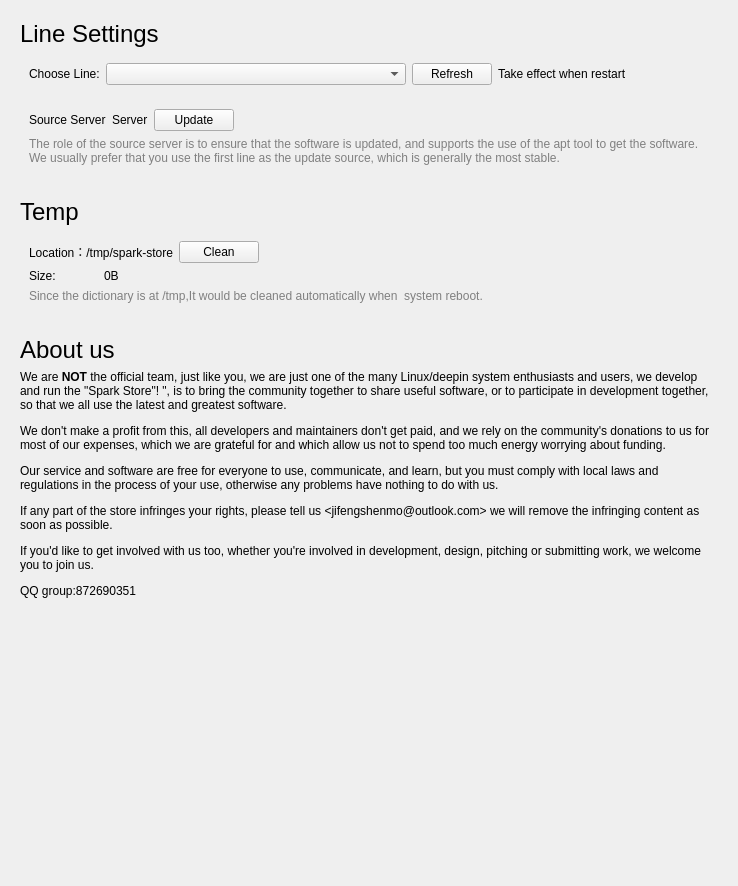
         <widget class="QWidget" name="scrollAreaWidgetContents_3">
          <property name="geometry">
           <rect>
            <x>0</x>
            <y>0</y>
            <width>738</width>
            <height>886</height>
           </rect>
          </property>
          <layout class="QVBoxLayout" name="verticalLayout_23">
           <item>
            <widget class="QWidget" name="widget_6" native="true">
             <layout class="QVBoxLayout" name="verticalLayout_22">
              <item>
               <widget class="QLabel" name="label_2">
                <property name="font">
                 <font>
                  <pointsize>18</pointsize>
                 </font>
                </property>
                <property name="text">
                 <string>Line Settings</string>
                </property>
               </widget>
              </item>
              <item>
               <widget class="QWidget" name="widget_7" native="true">
                <layout class="QHBoxLayout" name="horizontalLayout">
                 <item>
                  <widget class="QLabel" name="label_3">
                   <property name="maximumSize">
                    <size>
                     <width>100</width>
                     <height>16777215</height>
                    </size>
                   </property>
                   <property name="text">
                    <string>Choose Line:</string>
                   </property>
                  </widget>
                 </item>
                 <item>
                  <widget class="QComboBox" name="comboBox_server">
                   <property name="minimumSize">
                    <size>
                     <width>300</width>
                     <height>0</height>
                    </size>
                   </property>
                   <property name="maximumSize">
                    <size>
                     <width>300</width>
                     <height>16777215</height>
                    </size>
                   </property>
                  </widget>
                 </item>
                 <item>
                  <widget class="QPushButton" name="pushButton_updateServer">
                   <property name="text">
                    <string>Refresh</string>
                   </property>
                  </widget>
                 </item>
                 <item>
                  <widget class="QLabel" name="label_setting1">
                   <property name="maximumSize">
                    <size>
                     <width>160</width>
                     <height>16777215</height>
                    </size>
                   </property>
                   <property name="text">
                    <string>Take effect when restart</string>
                   </property>
                  </widget>
                 </item>
                 <item>
                  <spacer name="horizontalSpacer_3">
                   <property name="orientation">
                    <enum>Qt::Horizontal</enum>
                   </property>
                   <property name="sizeHint" stdset="0">
                    <size>
                     <width>40</width>
                     <height>20</height>
                    </size>
                   </property>
                  </spacer>
                 </item>
                </layout>
               </widget>
              </item>
              <item>
               <widget class="QWidget" name="widget_8" native="true">
                <layout class="QGridLayout" name="gridLayout_3">
                 <item row="1" column="0" colspan="4">
                  <widget class="QLabel" name="label_7">
                   <property name="styleSheet">
                    <string notr="true">color:#808080</string>
                   </property>
                   <property name="text">
                    <string>&lt;html&gt;&lt;head/&gt;&lt;body&gt;&lt;p&gt;The role of the source server is to ensure that the software is updated, and supports the use of the apt tool to get the software. We usually prefer that you use the first line as the update source, which is generally the most stable. &lt;/p&gt;&lt;/body&gt;&lt;/html&gt;</string>
                   </property>
                   <property name="wordWrap">
                    <bool>true</bool>
                   </property>
                  </widget>
                 </item>
                 <item row="0" column="2">
                  <widget class="QPushButton" name="pushButton_updateApt">
                   <property name="text">
                    <string>Update</string>
                   </property>
                  </widget>
                 </item>
                 <item row="0" column="0">
                  <widget class="QLabel" name="label_6">
                   <property name="text">
                    <string>Source Server</string>
                   </property>
                  </widget>
                 </item>
                 <item row="0" column="3">
                  <spacer name="horizontalSpacer_4">
                   <property name="orientation">
                    <enum>Qt::Horizontal</enum>
                   </property>
                   <property name="sizeHint" stdset="0">
                    <size>
                     <width>40</width>
                     <height>20</height>
                    </size>
                   </property>
                  </spacer>
                 </item>
                 <item row="0" column="1">
                  <widget class="QLabel" name="label_aptserver">
                   <property name="text">
                    <string>Server</string>
                   </property>
                  </widget>
                 </item>
                </layout>
               </widget>
              </item>
             </layout>
            </widget>
           </item>
           <item>
            <widget class="QWidget" name="widget_9" native="true">
             <layout class="QVBoxLayout" name="verticalLayout_26">
              <item>
               <widget class="QLabel" name="label_8">
                <property name="font">
                 <font>
                  <pointsize>18</pointsize>
                 </font>
                </property>
                <property name="text">
                 <string>Temp</string>
                </property>
               </widget>
              </item>
              <item>
               <widget class="QWidget" name="widget_10" native="true">
                <layout class="QGridLayout" name="gridLayout_4">
                 <item row="0" column="3">
                  <spacer name="horizontalSpacer_5">
                   <property name="orientation">
                    <enum>Qt::Horizontal</enum>
                   </property>
                   <property name="sizeHint" stdset="0">
                    <size>
                     <width>40</width>
                     <height>20</height>
                    </size>
                   </property>
                  </spacer>
                 </item>
                 <item row="0" column="2">
                  <widget class="QPushButton" name="pushButton_clear">
                   <property name="text">
                    <string>Clean</string>
                   </property>
                  </widget>
                 </item>
                 <item row="2" column="0" colspan="4">
                  <widget class="QLabel" name="label_12">
                   <property name="styleSheet">
                    <string notr="true">color:#808080</string>
                   </property>
                   <property name="text">
                    <string>Since the dictionary is at /tmp,It would be cleaned automatically when  system reboot.</string>
                   </property>
                  </widget>
                 </item>
                 <item row="1" column="0">
                  <widget class="QLabel" name="label_13">
                   <property name="maximumSize">
                    <size>
                     <width>80</width>
                     <height>16777215</height>
                    </size>
                   </property>
                   <property name="text">
                    <string>Size:</string>
                   </property>
                  </widget>
                 </item>
                 <item row="1" column="1">
                  <widget class="QLabel" name="tmp_size_ui">
                   <property name="text">
                    <string>0B</string>
                   </property>
                  </widget>
                 </item>
                 <item row="0" column="0" colspan="2">
                  <widget class="QLabel" name="label_11">
                   <property name="text">
                    <string>Location：/tmp/spark-store</string>
                   </property>
                  </widget>
                 </item>
                </layout>
               </widget>
              </item>
             </layout>
            </widget>
           </item>
           <item>
            <widget class="QWidget" name="widget_2" native="true">
             <layout class="QVBoxLayout" name="verticalLayout_25">
              <item>
               <widget class="QLabel" name="label_4">
                <property name="font">
                 <font>
                  <pointsize>18</pointsize>
                 </font>
                </property>
                <property name="text">
                 <string>About us</string>
                </property>
               </widget>
              </item>
              <item>
               <widget class="QLabel" name="label_5">
                <property name="text">
                 <string>&lt;html&gt;&lt;head/&gt;&lt;body&gt;&lt;p&gt;We are &lt;span style=&quot; font-weight:600;&quot;&gt;NOT&lt;/span&gt; the official team, just like you, we are just one of the many Linux/deepin system enthusiasts and users, we develop and run the &amp;quot;Spark Store&amp;quot;! &amp;quot;, is to bring the community together to share useful software, or to participate in development together, so that we all use the latest and greatest software. &lt;/p&gt;&lt;p&gt;We don't make a profit from this, all developers and maintainers don't get paid, and we rely on the community's donations to us for most of our expenses, which we are grateful for and which allow us not to spend too much energy worrying about funding. &lt;/p&gt;&lt;p&gt;Our service and software are free for everyone to use, communicate, and learn, but you must comply with local laws and regulations in the process of your use, otherwise any problems have nothing to do with us. &lt;/p&gt;&lt;p&gt;If any part of the store infringes your rights, please tell us &amp;lt;jifengshenmo@outlook.com&amp;gt; we will remove the infringing content as soon as possible. &lt;/p&gt;&lt;p&gt;If you'd like to get involved with us too, whether you're involved in development, design, pitching or submitting work, we welcome you to join us. &lt;/p&gt;&lt;p&gt;QQ group:872690351&lt;br/&gt;&lt;/p&gt;&lt;/body&gt;&lt;/html&gt;</string>
                </property>
                <property name="wordWrap">
                 <bool>true</bool>
                </property>
               </widget>
              </item>
             </layout>
            </widget>
           </item>
           <item>
            <spacer name="verticalSpacer_4">
             <property name="orientation">
              <enum>Qt::Vertical</enum>
             </property>
             <property name="sizeHint" stdset="0">
              <size>
               <width>20</width>
               <height>40</height>
              </size>
             </property>
            </spacer>
           </item>
          </layout>
         </widget>
